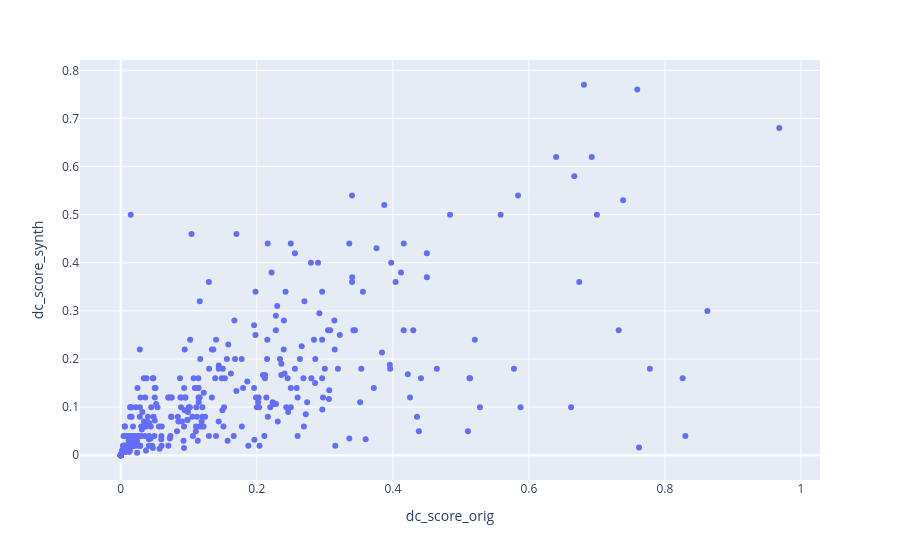

This figure's notebook cell:
### Code cell
fig = px.scatter(df_metrics, x="dc_score_orig", y="dc_score_synth")
fig.show()

### Figure 1 — Plotly figure (JSON) as saved in the notebook; plotly's stock layout.template omitted (floating-point values rounded to 4 significant figures; data arrays with more than 128 entries replaced by an {"elided": "..."} marker saying what was removed)
{"data": [{"hovertemplate": "dc_score_orig=%{x}<br>dc_score_synth=%{y}<extra></extra>", "legendgroup": "", "marker": {"color": "#636efa", "symbol": "circle"}, "mode": "markers", "name": "", "orientation": "v", "showlegend": false, "type": "scatter", "x": {"elided": "373 float values"}, "xaxis": "x", "y": {"elided": "373 float values"}, "yaxis": "y"}], "layout": {"legend": {"tracegroupgap": 0}, "margin": {"t": 60}, "xaxis": {"anchor": "y", "domain": [0, 1], "title": {"text": "dc_score_orig"}}, "yaxis": {"anchor": "x", "domain": [0, 1], "title": {"text": "dc_score_synth"}}}}
